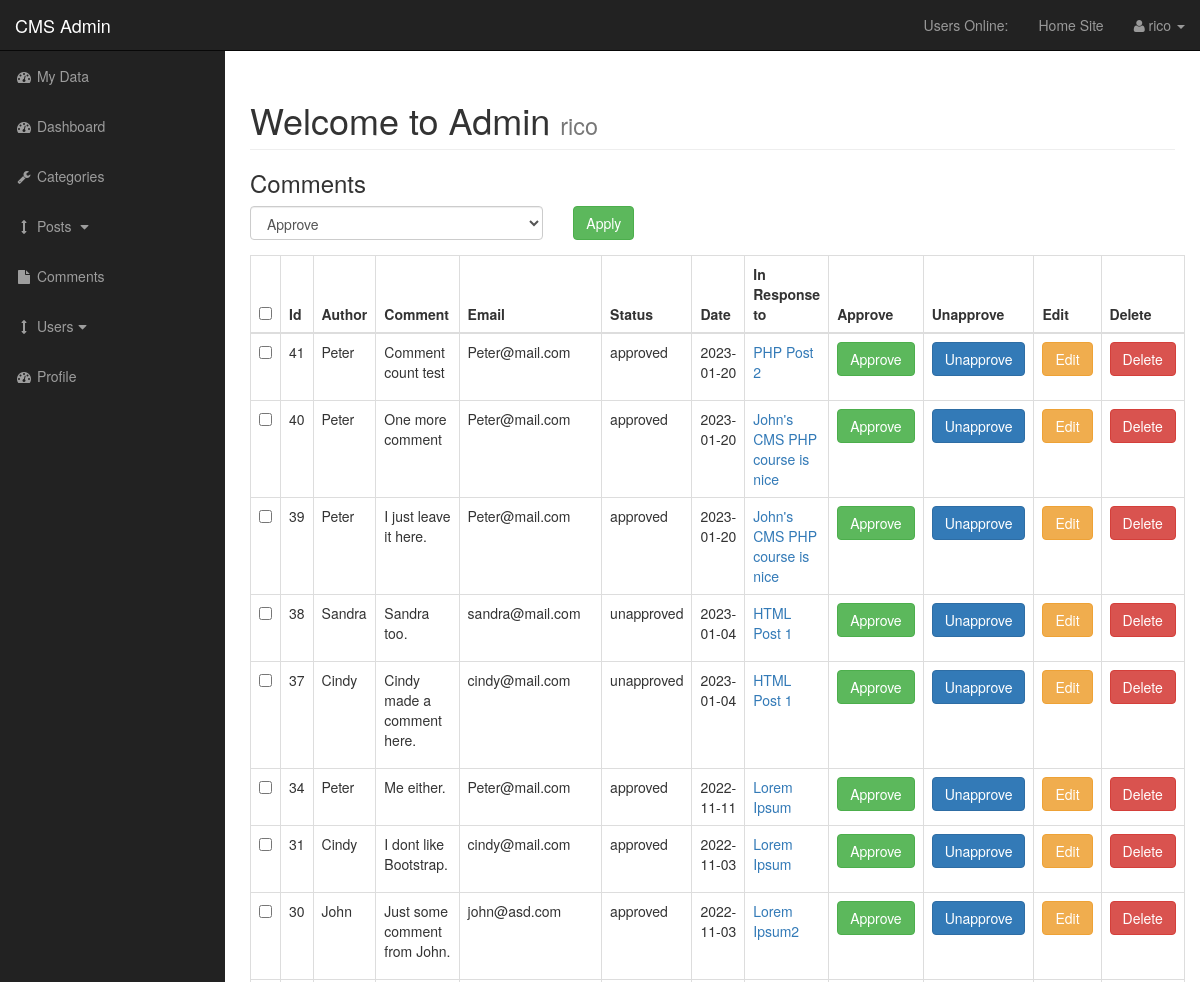
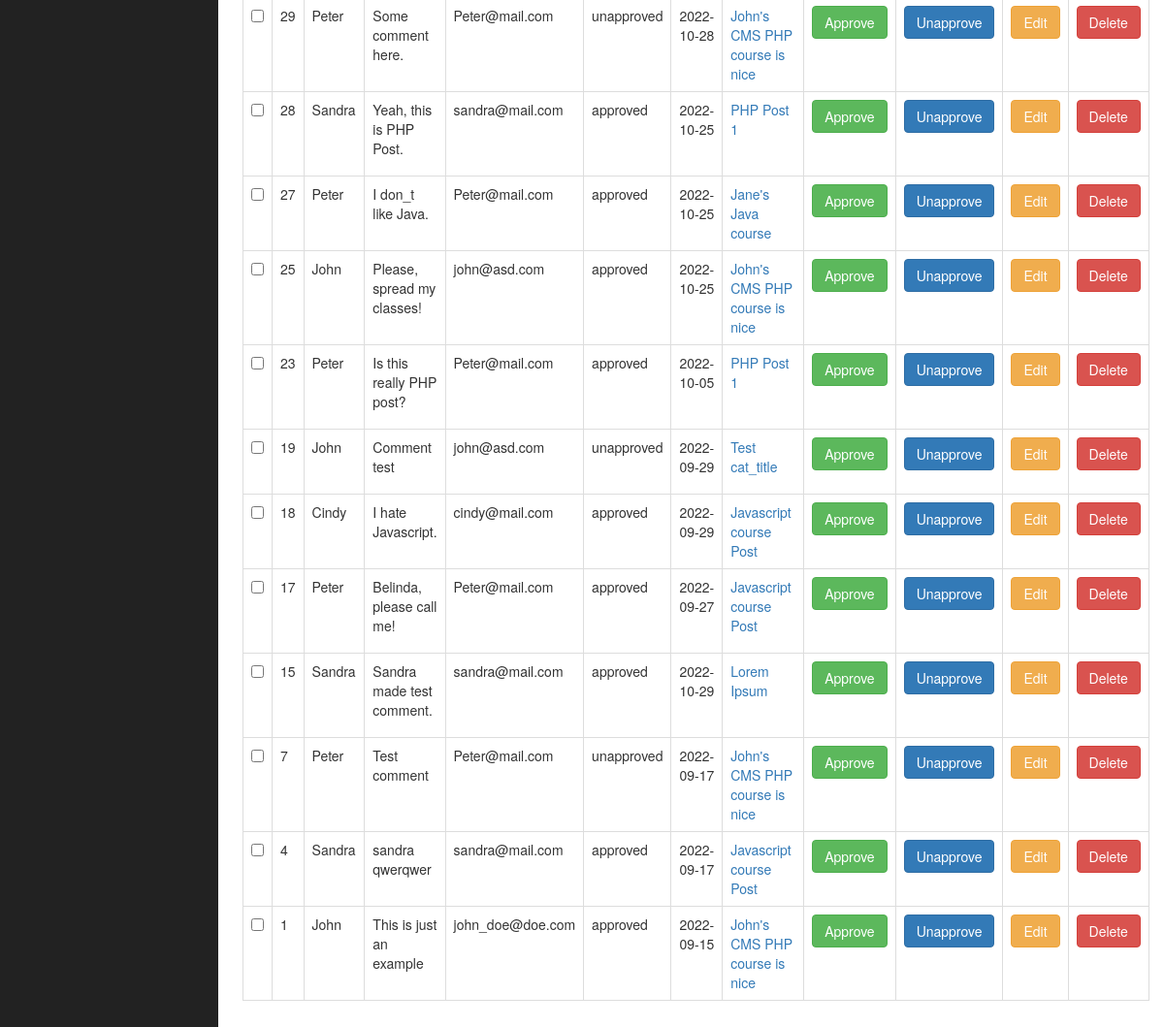
The app's page /admin/comments.php (signed in) with its own data (2 pictures, top to bottom).
### tables this page shows
CREATE TABLE `comments` (
  `comment_id` int(3) NOT NULL,
  `comment_post_id` int(3) NOT NULL,
  `comment_author` varchar(255) NOT NULL,
  `comment_email` varchar(255) NOT NULL,
  `comment_content` text NOT NULL,
  `comment_status` varchar(255) NOT NULL,
  `comment_date` date NOT NULL,
  `comment_edit_author` varchar(255) NOT NULL,
  `comment_editors_comment` text NOT NULL,
  `comment_edited_date` date NOT NULL
);

CREATE TABLE `posts` (
  `post_id` int(3) NOT NULL,
  `post_category_id` int(3) NOT NULL,
  `user_id` int(11) NOT NULL,
  `post_title` varchar(255) NOT NULL,
  `post_author` varchar(255) NOT NULL,
  `post_date` date NOT NULL,
  `post_image` text NOT NULL,
  `post_content` text NOT NULL,
  `post_tags` varchar(255) NOT NULL,
  `post_comment_count` int(11) NOT NULL,
  `post_status` varchar(255) NOT NULL DEFAULT 'draft',
  `post_views_count` int(11) NOT NULL,
  `likes` int(11) NOT NULL
);

### admin/includes/view_all_comments.php (the view, shortened to what this page needs)
<form action="" method="post">
   <h3>Comments</h3>
   <table class="table table-bordered table-hover">
         <div id="bulkOptionsContainer" class="form-group col-xs-4" style="padding-left: 0;">
            <select id="" class="form-control" name="bulk_options">
               <option value="approved">Approve</option>
            </select>
         </div>
         <div class="form-group col-xs-4">
            <input class="btn btn-success" type="submit" name="Submit" value="Apply">
         </div>
      <thead>
         <tr>
            <th><input id="selectAllBoxes" type="checkbox"></th>
            <th>Id</th>
            <th>Author</th>
            <th>Comment</th>
            <th>Email</th>
            <th>Status</th>
            <th>Date</th>
            <th>In Response to</th>
            <th>Approve</th>
            <th>Unapprove</th>
            <th>Edit</th>
            <th>Delete</th>
         </tr>
      </thead>
      <tbody>
         <?php
            $query = "SELECT * FROM comments ORDER BY comment_id DESC";
            $select_comments = mysqli_query($connection, $query);
            while ($row = mysqli_fetch_assoc($select_comments)) {
               $comment_id = $row['comment_id'];
               $comment_post_id = $row['comment_post_id'];
               $comment_author = $row['comment_author'];
               $comment_email = $row['comment_email'];
               $comment_content = substr($row['comment_content'], 0, 50);
               $comment_status = $row['comment_status'];
               $comment_date = $row['comment_date'];
               echo "<tr>";
               ?>
                  <td><input class='checkBoxes' type='checkbox' name='checkBoxArray[]' value='<?php echo "$comment_id"; ?>'></td>
               <?php
               echo "<td>{$comment_id}</td>";
               echo "<td>{$comment_author}</td>";
               echo "<td>{$comment_content}</td>";
               echo "<td>{$comment_email}</td>";
               echo "<td>{$comment_status}</td>";
               echo "<td>{$comment_date}</td>";
               $query = "SELECT * FROM posts WHERE post_id = $comment_post_id";
               $select_post_id_query = mysqli_query($connection, $query);
               while($row = mysqli_fetch_assoc($select_post_id_query)) {
                  $post_id = $row['post_id'];
                  $post_title = $row['post_title'];
                  echo "<td><a href='../post.php?p_id=$post_id'>$post_title</a></td>";
               }
               echo "<td><a class='btn btn-success' href='comments.php?approved=$comment_id'>Approve</a></td>";
               echo "<td><a class='btn btn-primary' href='comments.php?unapproved=$comment_id'>Unapprove</a></td>";
               echo "<td><a class='btn btn-warning' href='comments.php?source=edit_comment&comment_id=$comment_id'>Edit</a></td>";
               ?>
               <form action="" method="post">
                  <?php
                     echo "<td><input onClick=\"javascript: return confirm('Are you sure you want to delete this comment?'); \" class='btn btn-danger' type='submit' name='delete' value='Delete'></td>";
                  ?>
               </form>
               <?php
               echo "</tr>";
            }
         ?>
      </tbody>
   </table>
</form>

### admin/css/sb-admin.css (style rules this page uses)
body { margin-top: 100px; background-color: #222; }
@media (min-width:768px) { body { margin-top: 50px; } }

### records on screen
comments: comment_id "41", comment_author "Peter", comment_content "Comment count test", comment_email "Peter@mail.com", comment_status "approved", comment_date "2023-01-20"
posts: post_title "PHP Post 2"
comments: comment_id "40", comment_author "Peter", comment_content "One more comment", comment_email "Peter@mail.com", comment_status "approved", comment_date "2023-01-20"
posts: post_title "John's CMS PHP course is nice"
comments: comment_id "39", comment_author "Peter", comment_content "I just leave it here.", comment_email "Peter@mail.com", comment_status "approved", comment_date "2023-01-20"
comments: comment_id "38", comment_author "Sandra", comment_content "Sandra too.", comment_email "sandra@mail.com", comment_status "unapproved", comment_date "2023-01-04"
posts: post_title "HTML Post 1"
comments: comment_id "37", comment_author "Cindy", comment_content "Cindy made a comment here.", comment_email "cindy@mail.com", comment_status "unapproved", comment_date "2023-01-04"
comments: comment_id "34", comment_author "Peter", comment_content "Me either.", comment_email "Peter@mail.com", comment_status "approved", comment_date "2022-11-11"
posts: post_title "Lorem Ipsum"
comments: comment_id "31", comment_author "Cindy", comment_content "I dont like Bootstrap.", comment_email "cindy@mail.com", comment_status "approved", comment_date "2022-11-03"
comments: comment_id "30", comment_author "John", comment_content "Just some comment from John.", comment_email "john@asd.com", comment_status "approved", comment_date "2022-11-03"
posts: post_title "Lorem Ipsum2"
comments: comment_id "29", comment_author "Peter", comment_content "Some comment here.", comment_email "Peter@mail.com", comment_status "unapproved", comment_date "2022-10-28"
comments: comment_id "28", comment_author "Sandra", comment_content "Yeah, this is PHP Post.", comment_email "sandra@mail.com", comment_status "approved", comment_date "2022-10-25"
posts: post_title "PHP Post 1"
comments: comment_id "27", comment_author "Peter", comment_content "I don_t like Java.", comment_email "Peter@mail.com", comment_status "approved", comment_date "2022-10-25"
posts: post_title "Jane's Java course"
comments: comment_id "25", comment_author "John", comment_content "Please, spread my classes!", comment_email "john@asd.com", comment_status "approved", comment_date "2022-10-25"
comments: comment_id "23", comment_author "Peter", comment_content "Is this really PHP post?", comment_email "Peter@mail.com", comment_status "approved", comment_date "2022-10-05"
comments: comment_id "19", comment_author "John", comment_content "Comment test", comment_email "john@asd.com", comment_status "unapproved", comment_date "2022-09-29"
posts: post_title "Test cat_title"
comments: comment_id "18", comment_author "Cindy", comment_content "I hate Javascript.", comment_email "cindy@mail.com", comment_status "approved", comment_date "2022-09-29"
posts: post_title "Javascript course Post"
comments: comment_id "17", comment_author "Peter", comment_content "Belinda, please call me!", comment_email "Peter@mail.com", comment_status "approved", comment_date "2022-09-27"
comments: comment_id "15", comment_author "Sandra", comment_content "Sandra made test comment.", comment_email "sandra@mail.com", comment_status "approved", comment_date "2022-10-29"
comments: comment_id "7", comment_author "Peter", comment_content "Test comment", comment_email "Peter@mail.com", comment_status "unapproved", comment_date "2022-09-17"
comments: comment_id "4", comment_author "Sandra", comment_content "sandra qwerqwer", comment_email "sandra@mail.com", comment_status "approved", comment_date "2022-09-17"
comments: comment_id "1", comment_author "John", comment_content "This is just an example", comment_email "john_doe@doe.com", comment_status "approved", comment_date "2022-09-15"

### other values on screen
$_SESSION['user_name'] "rico"
